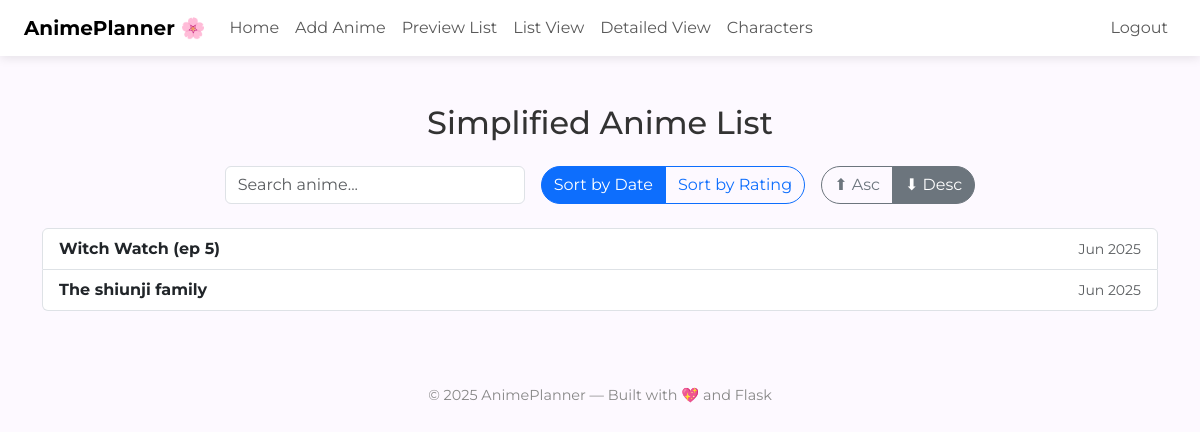
Before: /list?sort=date&order=desc&filter=nonull (signed in) with the older database file.
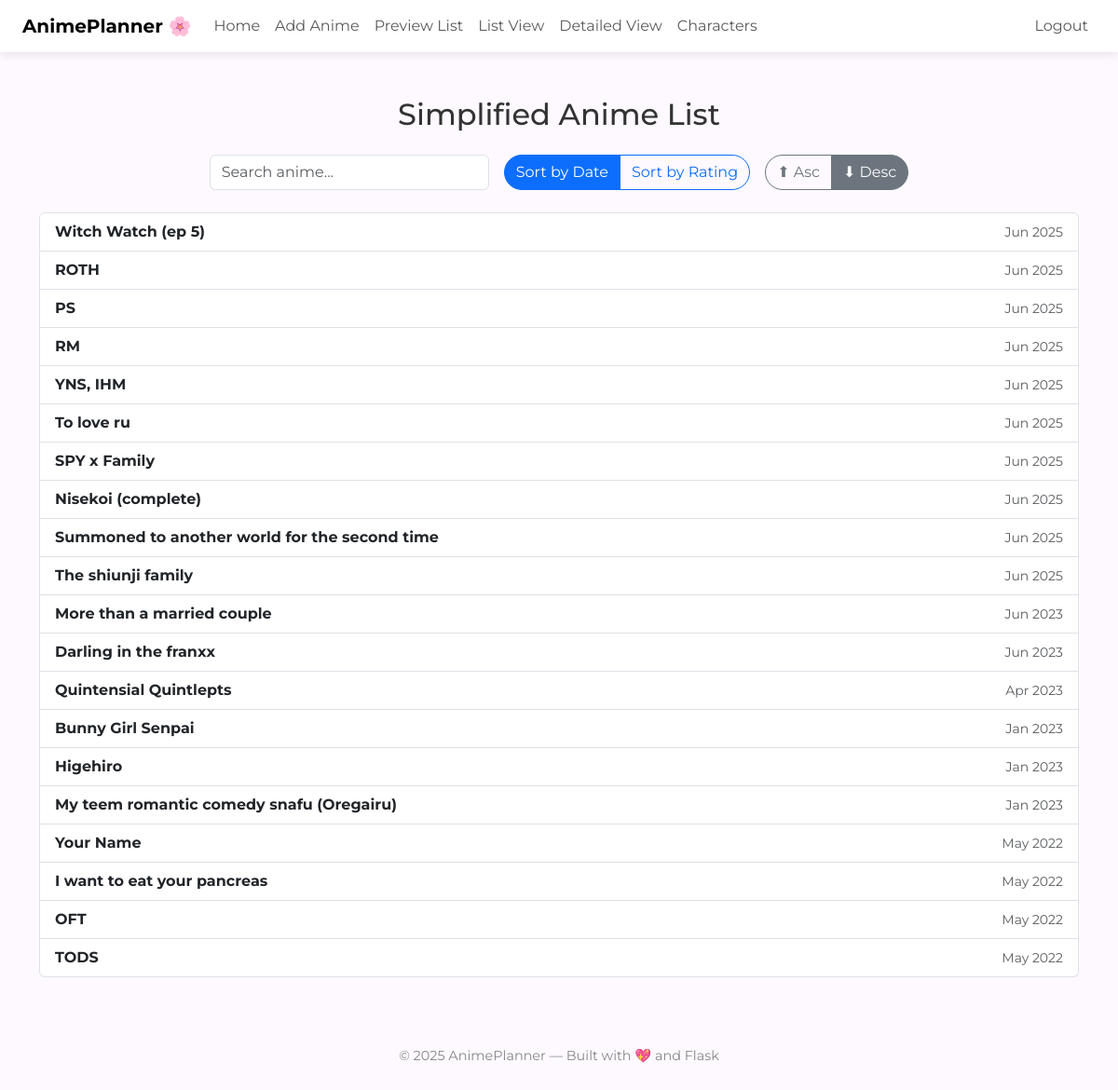
After: the same page with the newer database file.
### tables this page shows
CREATE TABLE anime (
            id INTEGER PRIMARY KEY AUTOINCREMENT,
            title TEXT NOT NULL,
            rating REAL,
            thoughts TEXT,
            date TEXT,
            sequel TEXT,
            details_url TEXT,
            background_url TEXT,
            user_id INTEGER,
            FOREIGN KEY(user_id) REFERENCES users(id) ON DELETE SET NULL
        );

### app.py (the view)
@app.route("/list")
@login_required
def list_view():
    sort_by = request.args.get("sort", "rating")  # default: rating
    order = request.args.get("order", "desc")     # default: descending
    filter_null = request.args.get("filter", "nonull")  # default: filter out NULLs
    if sort_by not in {"date", "rating"}:
        sort_by = "rating"
    if order not in {"asc", "desc"}:
        order = "desc"
    if filter_null not in {"nonull", "all"}:
        filter_null = "nonull"
    sort_column = "rating" if sort_by == "rating" else "date"
    user_id = session.get("user_id")
    base_query = "SELECT id, title, rating, date FROM anime WHERE user_id = ?"
    if filter_null == "nonull":
        base_query += f" AND {sort_column} IS NOT NULL"
    base_query += f" ORDER BY {sort_column} {order.upper()}"
    conn = get_db()
    db = conn.cursor()
    db.execute(base_query, (user_id,))
    anime_list = db.fetchall()
    db.close()
    conn.close()
    return render_template("list.html",
        anime_list=anime_list,
        sort_by=sort_by,
        order=order,
        filter_null=filter_null
    )

### app.py (called while the page is built)
def login_required(f):
    @wraps(f)
    def wrapper(*args, **kwargs):
        if "user_id" not in session:
            flash("Login required.")
            return redirect("/login")
        return f(*args, **kwargs)
    return wrapper

def get_db():
    return sqlite3.connect("anime.db")

@app.template_filter('datetimeformat')
def datetimeformat(value, format='%b %Y'):
    try:
        return datetime.strptime(value, '%Y-%m-%d').strftime(format)
    except:
        return value

### templates/list.html (shortened to what this page needs)
{% extends "layout.html" %}
{% block main %}
<h2 class="mb-4 text-center">Simplified Anime List</h2>
<div class="d-flex justify-content-center gap-3 flex-wrap mb-4">
    <input type="text" id="searchBox" class="form-control" placeholder="Search anime..." style="max-width: 300px;">
    <div class="btn-group">
        <a href="{{ url_for('list_view', sort='date', order=order, filter=filter_null) }}"
           class="btn btn-outline-primary {% if sort_by == 'date' %}active{% endif %}">
           Sort by Date
        </a>
        <a href="{{ url_for('list_view', sort='rating', order=order, filter=filter_null) }}"
           class="btn btn-outline-primary {% if sort_by == 'rating' %}active{% endif %}">
           Sort by Rating
        </a>
    </div>
    <div class="btn-group">
        <a href="{{ url_for('list_view', sort=sort_by, order='asc', filter=filter_null) }}"
           class="btn btn-outline-secondary {% if order == 'asc' %}active{% endif %}">⬆ Asc</a>
        <a href="{{ url_for('list_view', sort=sort_by, order='desc', filter=filter_null) }}"
           class="btn btn-outline-secondary {% if order == 'desc' %}active{% endif %}">⬇ Desc</a>
    </div>
</div>
<ul class="list-group" id="animeList">
    {% for anime in anime_list %}
        <a href="/preview#anime-{{ anime[0] }}"
           class="list-group-item list-group-item-action d-flex justify-content-between align-items-center anime-entry">
            <strong>{{ anime[1] }}</strong>
            <span class="text-muted small">
                {% if sort_by == 'rating' %}
                    ⭐ {{ anime[2] if anime[2] else "N/A" }}
                {% else %}
                    {{ anime[3]|datetimeformat('%b %Y') if anime[3] else "No Date" }}
                {% endif %}
            </span>
        </a>
    {% endfor %}
</ul>
{% endblock %}

### templates/layout.html (shortened to what this page needs)
<!DOCTYPE html>
<html lang="en">
<head>
    <link href="https://cdn.jsdelivr.net/npm/bootstrap@5.3.3/dist/css/bootstrap.min.css" rel="stylesheet">
    <link rel="stylesheet" href="/static/style.css">
    <link rel="stylesheet" href="https://cdn.jsdelivr.net/npm/swiper@11/swiper-bundle.min.css" />
</head>
<body>
    <nav class="navbar navbar-expand-md navbar-light bg-white px-4">
        <a class="navbar-brand fw-bold" href="/">AnimePlanner 🌸</a>
        <div class="collapse navbar-collapse" id="navbarMenu">
            <ul class="navbar-nav me-auto">
                <li class="nav-item"><a class="nav-link" href="/">Home</a></li>
                <li class="nav-item"><a class="nav-link" href="/add">Add Anime</a></li>
                <li class="nav-item"><a class="nav-link" href="/preview">Preview List</a></li>
                <li class="nav-item"><a class="nav-link" href="/list">List View</a></li>
                <li class="nav-item"><a class="nav-link" href="{{ url_for('list_detail') }}">Detailed View</a></li>
                <li class="nav-item"><a class="nav-link" href="/characters">Characters</a></li>
            </ul>
            <ul class="navbar-nav ms-auto">
                {% if session.get('user_id') %}
                    <li class="nav-item"><a class="nav-link" href="/logout">Logout</a></li>
                {% else %}
                    <li class="nav-item"><a class="nav-link" href="/login">Login</a></li>
                    <li class="nav-item"><a class="nav-link" href="/register">Register</a></li>
                {% endif %}
            </ul>
        </div>
    </nav>
    <main class="container my-5">
        {% block main %}{% endblock %}
    </main>
    <footer class="py-4">
        <p>&copy; {{ year if year else 2025 }} AnimePlanner — Built with 💖 and Flask</p>
    </footer>
</body>
</html>

### static/style.css (style rules this page uses)
body { background-color: #fdf9ff; color: #333; }
.btn { border-radius: 2rem; }
a { text-decoration: none; }

### templates/layout.html (style rules this page uses)
body { font-family: 'Montserrat', sans-serif; background-color: #fdf9ff; color: #333; }
nav.navbar { box-shadow: 0 2px 10px rgba(0,0,0,0.1); }
footer { text-align: center; margin-top: 50px; font-size: 0.9em; color: #888; }

Changed rows visible on the page:
added anime: title "ROTH", date "Jun 2025"
added anime: title "PS", date "Jun 2025"
added anime: title "RM", date "Jun 2025"
added anime: title "YNS, IHM", date "Jun 2025"
added anime: title "To love ru", date "Jun 2025"
added anime: title "SPY x Family", date "Jun 2025"
added anime: title "Nisekoi (complete)", date "Jun 2025"
added anime: title "Summoned to another world for the second time", date "Jun 2025"
added anime: title "More than a married couple", date "Jun 2023"
added anime: title "Darling in the franxx", date "Jun 2023"
added anime: title "Quintensial Quintlepts", date "Apr 2023"
added anime: title "Bunny Girl Senpai", date "Jan 2023"
added anime: title "Higehiro", date "Jan 2023"
added anime: title "My teem romantic comedy snafu (Oregairu)", date "Jan 2023"
added anime: title "Your Name", date "May 2022"
added anime: title "I want to eat your pancreas", date "May 2022"
added anime: title "OFT", date "May 2022"
added anime: title "TODS", date "May 2022"
